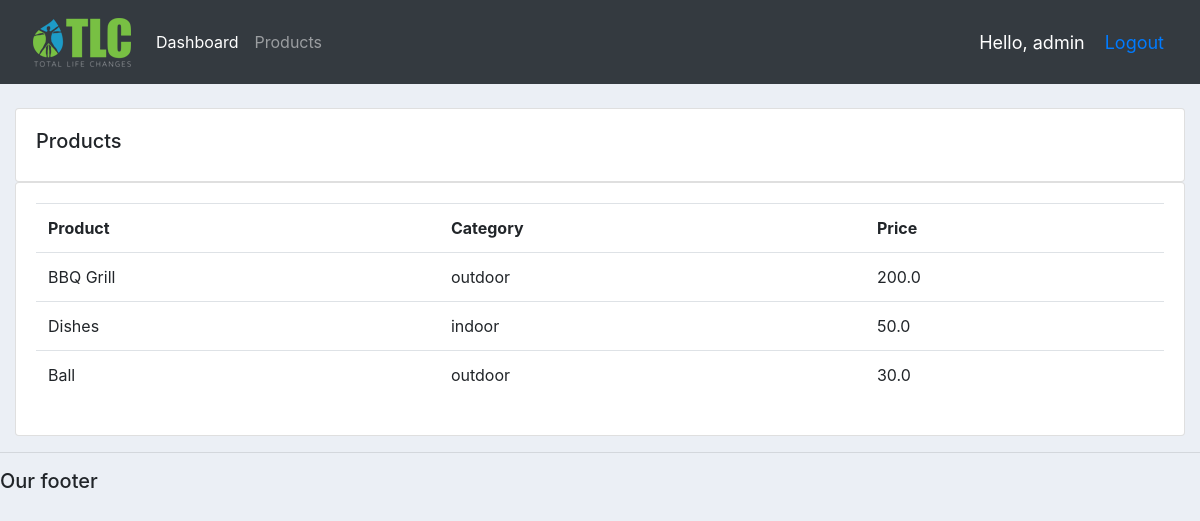
Screenshot of /products/ (signed in) with the database file from the repository.
### accounts/models.py (models this page shows, shortened)
class Product(models.Model):
    CATEGORY = (
        ('indoor', 'Indoor'),
        ('outdoor', 'Outdoor'),
    )
    name = models.CharField(max_length=200)
    price = models.FloatField()
    category = models.CharField(max_length=200, choices=CATEGORY)
    description = models.CharField(max_length=200, blank=True)
    date_created = models.DateTimeField(auto_now_add=True)
    tags = models.ManyToManyField(Tag)

### accounts/decorators.py (the view)
        def wrapper_func(request, *args, **kwargs):
            group_name = None
            if request.user.groups.exists():
                group_name = request.user.groups.all()[0].name
            if group_name in allowed_group:
                return view_func(request, *args, **kwargs)
            else:
                return HttpResponse('You are not allowed')

### accounts/views.py (called while the page is built)
@login_required(login_url='url_login')
@allowed_user(allowed_group=['admin'])
def products(request):
    all_product = Product.objects.all()
    cx = {
        'key_products': all_product
    }
    return render(request, 'accounts/products.html', cx)

### accounts/templates/accounts/products.html
{% extends 'accounts/main.html' %}
{% block content_main %}
    <br>
    <div class="row">
        <div class="col-md">
            <div class="card card-body">
                <h5>Products</h5>
            </div>
            <div class="card card-body">
                <table class="table">
                    <tr>
                        <th>Product</th>
                        <th>Category</th>
                        <th>Price</th>
                    </tr>
                    {% for product in key_products %}
                        <tr>
                            <td>{{ product.name }}</td>
                            <td>{{ product.category }}</td>
                            <td>{{ product.price }}</td>
                        </tr>
                    {% endfor %}
                </table>
            </div>
        </div>
    </div>
{% endblock %}

### accounts/templates/accounts/navbar.html (shortened to what this page needs)
{% load static %}
<nav class="navbar navbar-expand-lg navbar-dark bg-dark">
    <a class="nav-item nav-link active" href="{% url 'url_home' %}">
        <img src="{% static 'images/logo.png' %}" alt="logo">
    </a>
    <div class="collapse navbar-collapse" id="navbarNavAltMarkup">
        <div class="navbar-nav">
            {% if request.user.is_staff %}
                <a class="nav-item nav-link active" href="{% url 'url_home' %}">Dashboard</a>
                <a class="nav-item nav-link" href="{% url 'url_product' %}">Products</a>
            {% else %}
                <a class="nav-item nav-link" href="{% url 'url_account' %}">Account</a>
            {% endif %}
        </div>
    </div>
    <span class="hello-msg">Hello, {{ request.user }}</span>
    <span class="hello-msg"><a href="{% url 'url_logout' %}">Logout</a></span>
</nav>

### static/css/main.css (style rules this page uses)
body { background-color: #ebeff5; }

### accounts/templates/accounts/navbar.html (style rules this page uses)
.hello-msg { font-size: 18px; color: #fff; margin-right: 20px; }

### rows the page displays
Product: name "BBQ Grill", category "outdoor", price "200.0"
Product: name "Dishes", category "indoor", price "50.0"
Product: name "Ball", category "outdoor", price "30.0"

### other values shown
{{ request.user }} "admin"
